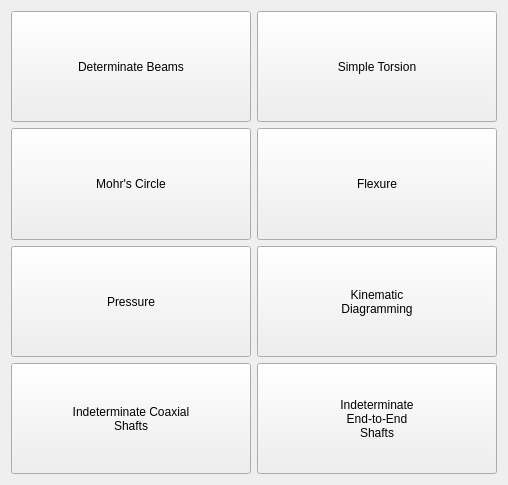
      <widget class="QWidget" name="BasicMechanicsAnalysis">
       <property name="geometry">
        <rect>
         <x>0</x>
         <y>0</y>
         <width>508</width>
         <height>485</height>
        </rect>
       </property>
       <attribute name="label">
        <string>Basic Mechanics Analysis</string>
       </attribute>
       <layout class="QGridLayout" name="gridLayout_6">
        <item row="4" column="0">
         <widget class="QPushButton" name="pressure">
          <property name="sizePolicy">
           <sizepolicy hsizetype="Preferred" vsizetype="Preferred">
            <horstretch>0</horstretch>
            <verstretch>0</verstretch>
           </sizepolicy>
          </property>
          <property name="minimumSize">
           <size>
            <width>230</width>
            <height>25</height>
           </size>
          </property>
          <property name="text">
           <string>Pressure</string>
          </property>
         </widget>
        </item>
        <item row="11" column="1">
         <widget class="QPushButton" name="kinematicdiagraming_4">
          <property name="sizePolicy">
           <sizepolicy hsizetype="Preferred" vsizetype="Preferred">
            <horstretch>0</horstretch>
            <verstretch>0</verstretch>
           </sizepolicy>
          </property>
          <property name="minimumSize">
           <size>
            <width>230</width>
            <height>25</height>
           </size>
          </property>
          <property name="text">
           <string>Indeterminate
End-to-End
Shafts</string>
          </property>
         </widget>
        </item>
        <item row="11" column="0">
         <widget class="QPushButton" name="kinematicdiagraming_3">
          <property name="sizePolicy">
           <sizepolicy hsizetype="Preferred" vsizetype="Preferred">
            <horstretch>0</horstretch>
            <verstretch>0</verstretch>
           </sizepolicy>
          </property>
          <property name="minimumSize">
           <size>
            <width>230</width>
            <height>25</height>
           </size>
          </property>
          <property name="text">
           <string>Indeterminate Coaxial
Shafts</string>
          </property>
         </widget>
        </item>
        <item row="1" column="1">
         <widget class="QPushButton" name="torsion">
          <property name="sizePolicy">
           <sizepolicy hsizetype="Preferred" vsizetype="Preferred">
            <horstretch>0</horstretch>
            <verstretch>0</verstretch>
           </sizepolicy>
          </property>
          <property name="minimumSize">
           <size>
            <width>230</width>
            <height>25</height>
           </size>
          </property>
          <property name="text">
           <string>Simple Torsion</string>
          </property>
         </widget>
        </item>
        <item row="1" column="0">
         <widget class="QPushButton" name="shearandmoment_2">
          <property name="sizePolicy">
           <sizepolicy hsizetype="Preferred" vsizetype="Preferred">
            <horstretch>0</horstretch>
            <verstretch>0</verstretch>
           </sizepolicy>
          </property>
          <property name="minimumSize">
           <size>
            <width>210</width>
            <height>25</height>
           </size>
          </property>
          <property name="text">
           <string>Determinate Beams</string>
          </property>
         </widget>
        </item>
        <item row="2" column="0">
         <widget class="QPushButton" name="mohrsadditional">
          <property name="sizePolicy">
           <sizepolicy hsizetype="Preferred" vsizetype="Preferred">
            <horstretch>0</horstretch>
            <verstretch>0</verstretch>
           </sizepolicy>
          </property>
          <property name="text">
           <string>Mohr's Circle</string>
          </property>
         </widget>
        </item>
        <item row="4" column="1">
         <widget class="QPushButton" name="kinematicdiagraming">
          <property name="sizePolicy">
           <sizepolicy hsizetype="Preferred" vsizetype="Preferred">
            <horstretch>0</horstretch>
            <verstretch>0</verstretch>
           </sizepolicy>
          </property>
          <property name="minimumSize">
           <size>
            <width>230</width>
            <height>25</height>
           </size>
          </property>
          <property name="text">
           <string>Kinematic
Diagramming</string>
          </property>
         </widget>
        </item>
        <item row="2" column="1">
         <widget class="QPushButton" name="flex_2">
          <property name="sizePolicy">
           <sizepolicy hsizetype="Preferred" vsizetype="Preferred">
            <horstretch>0</horstretch>
            <verstretch>0</verstretch>
           </sizepolicy>
          </property>
          <property name="minimumSize">
           <size>
            <width>210</width>
            <height>25</height>
           </size>
          </property>
          <property name="text">
           <string>Flexure</string>
          </property>
         </widget>
        </item>
       </layout>
      </widget>
